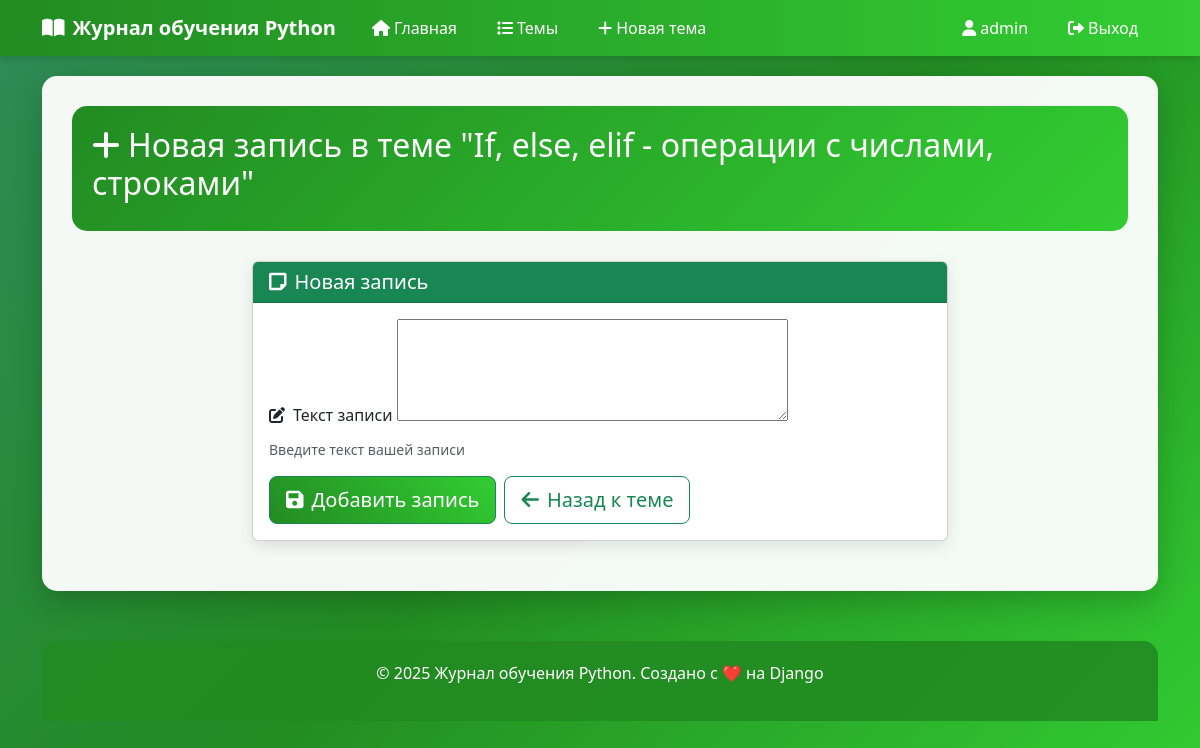
The page /new_entry/3/ (signed in) on the database as committed earlier.
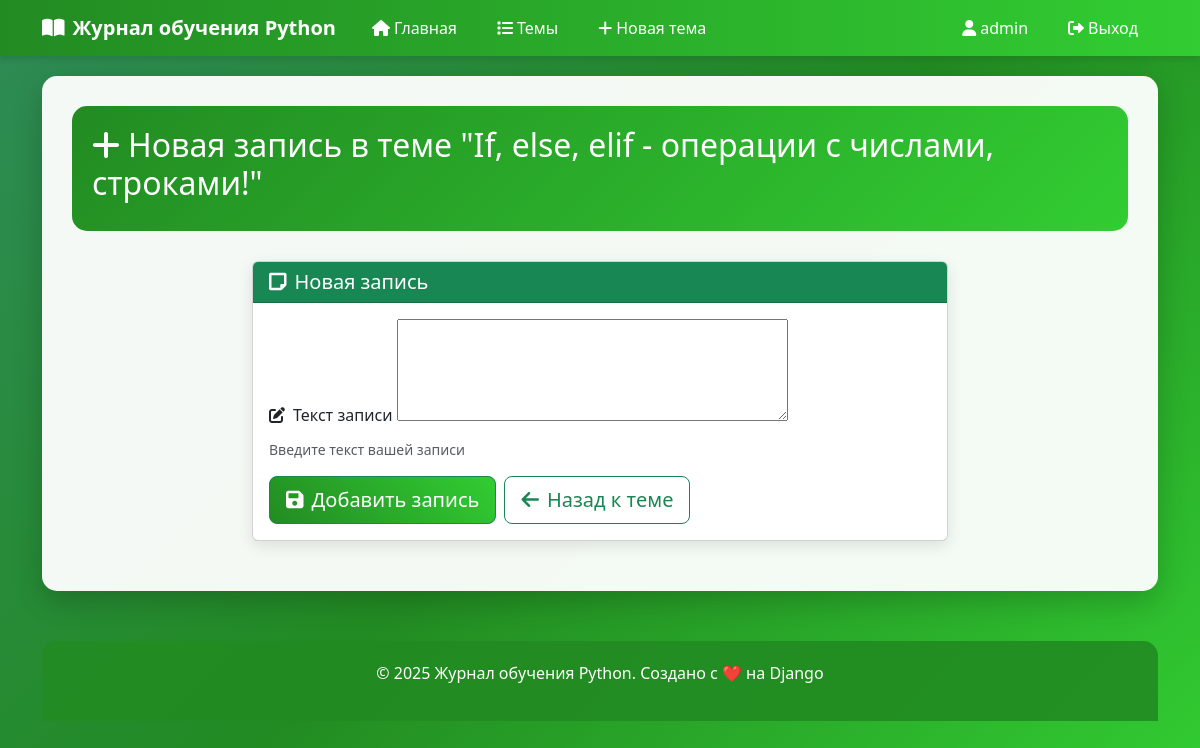
The same page on the database as committed later.
### journal/models.py (models this page shows, shortened)
class Topic(models.Model):
    text = models.CharField(max_length=200)
    date_added = models.DateTimeField(auto_now_add=True)
    owner = models.ForeignKey(User, on_delete=models.CASCADE)

### journal/views.py (the view, shortened to what this page needs)
# urls.py: path('new_entry/<int:topic_id>/', views.new_entry, name='new_entry'),
@login_required
def new_entry(request, topic_id):
    topic = get_object_or_404(Topic, id=topic_id)
    if request.method != 'POST':
        form = EntryForm()
    return render(request, 'journal/new_entry.html', {'topic': topic, 'form': form})

### journal/forms.py
class EntryForm(forms.ModelForm):
    class Meta:
        model = Entry
        fields = ['text']
        labels = {'text': ''}
        widgets = {
            'text': forms.Textarea(attrs={'rows': 4, 'cols': 40})
        }

### templates/journal/new_entry.html (shortened to what this page needs)
{% extends "base.html" %}
{% block content %}
<div class="page-header">
    <h2><i class="fas fa-plus me-2"></i>Новая запись в теме "{{ topic.text }}"</h2>
</div>
<div class="row justify-content-center">
    <div class="col-md-8">
        <div class="card">
            <div class="card-header bg-success text-white">
                <h5 class="mb-0"><i class="fas fa-sticky-note me-2"></i>Новая запись</h5>
            </div>
            <div class="card-body">
                <form method="post" class="needs-validation" novalidate>
                    <div class="mb-3">
                        <label for="{{ form.text.id_for_label }}" class="form-label">
                            <i class="fas fa-edit me-2"></i>Текст записи
                        </label>
                        {{ form.text }}
                        <div class="form-text">Введите текст вашей записи</div>
                    </div>
                    <div class="d-grid gap-2 d-md-flex">
                        <button type="submit" class="btn btn-success btn-lg">
                            <i class="fas fa-save me-2"></i>Добавить запись
                        </button>
                        <a href="{% url 'journal:topic' topic.id %}" class="btn btn-outline-success btn-lg">
                            <i class="fas fa-arrow-left me-2"></i>Назад к теме
                        </a>
                    </div>
                </form>
            </div>
        </div>
    </div>
</div>
{% endblock %}

Rows that differ between the two databases and show on the page:
changed Topic: text "If, else, elif - операции с числами, строками" → "If, else, elif - операции с числами, строками!"
